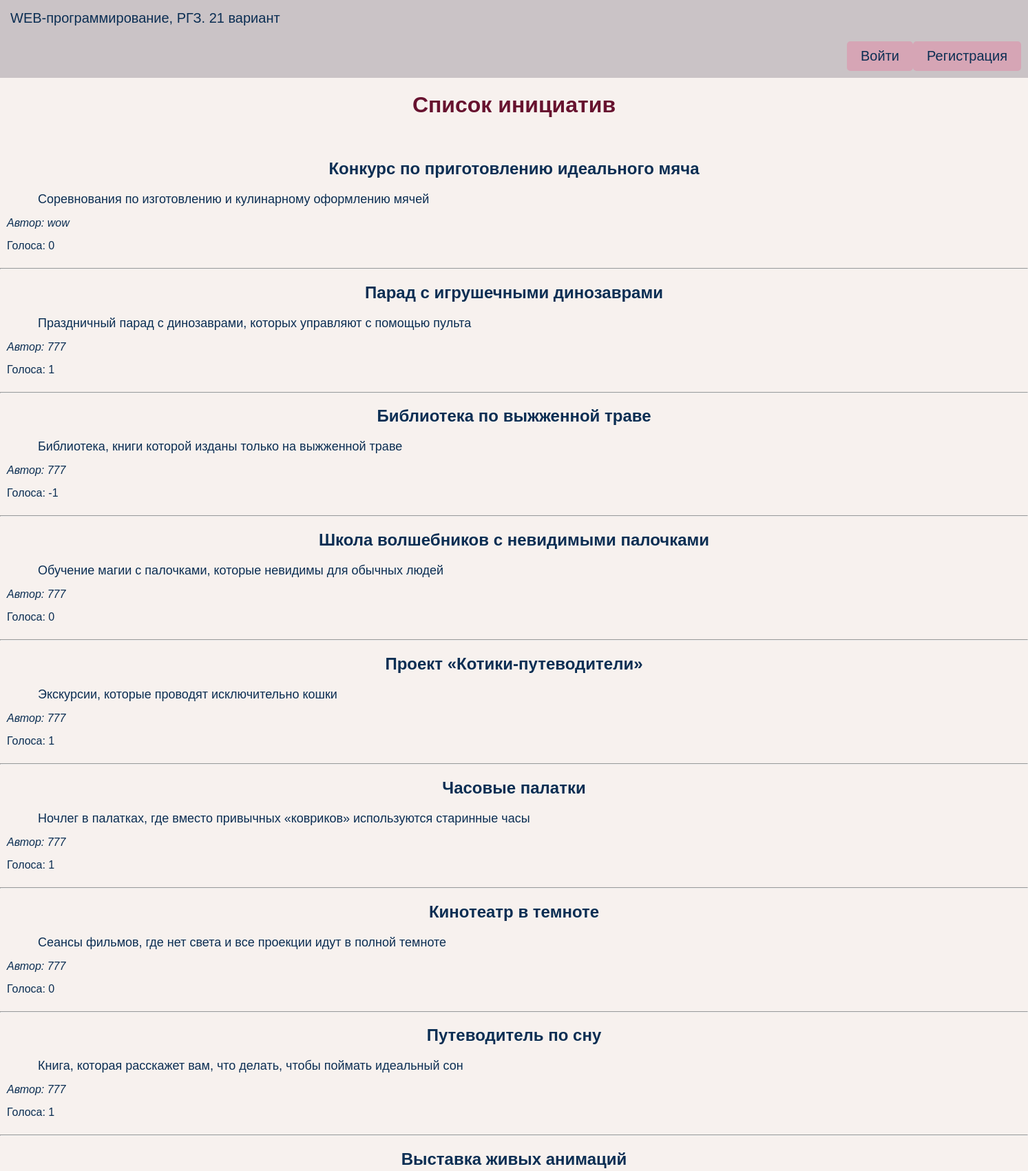
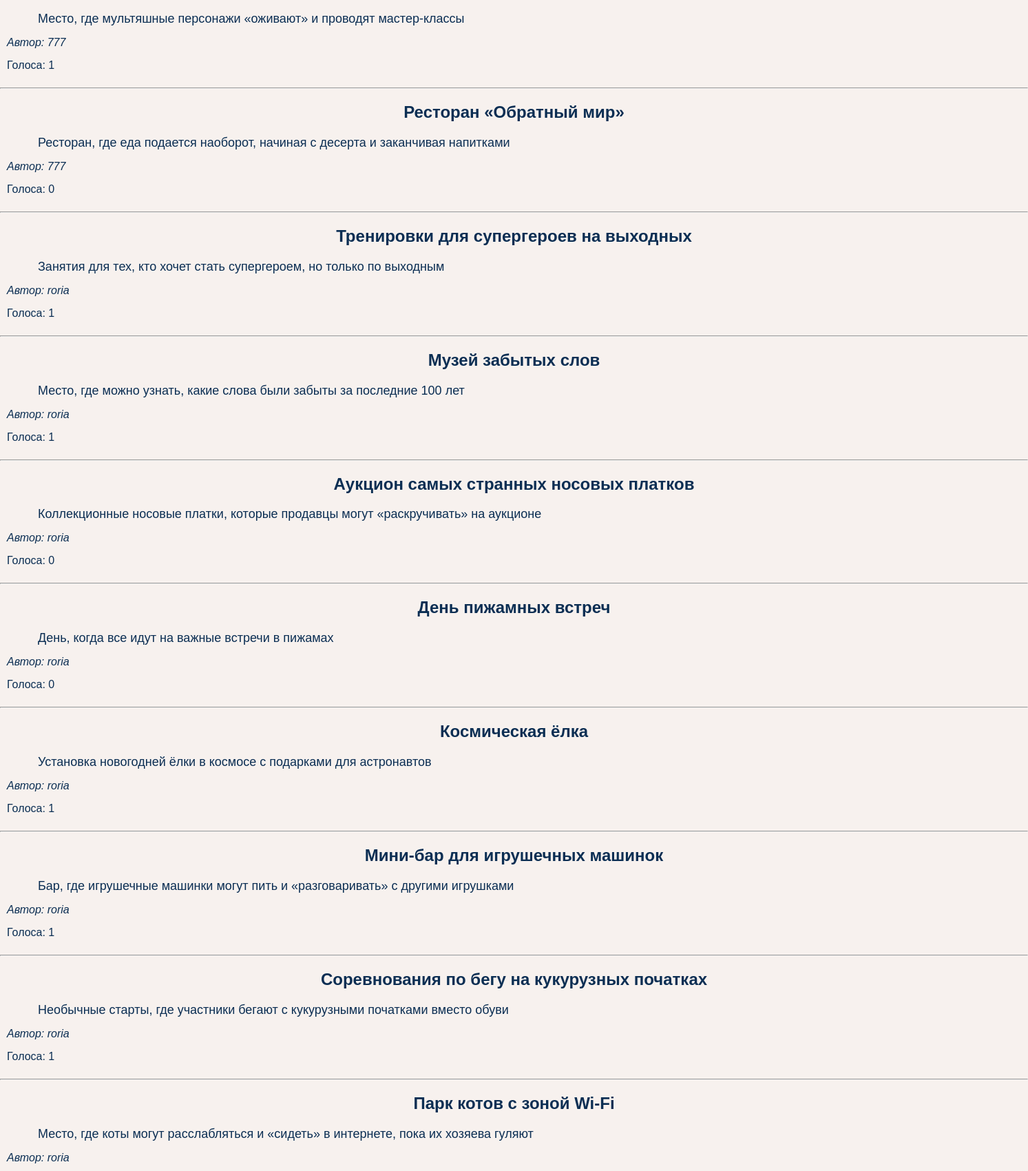
/?page=3 (upper part), run on the app's committed database (2 pictures, top to bottom).
### tables this page shows
CREATE TABLE initiatives (
            id INTEGER PRIMARY KEY AUTOINCREMENT,
            title TEXT NOT NULL,
            content TEXT NOT NULL,
            created_at DATETIME DEFAULT CURRENT_TIMESTAMP,
            author_id INTEGER,
            votes INTEGER DEFAULT 0,
            FOREIGN KEY(author_id) REFERENCES users(id)
        );

CREATE TABLE users (
            id INTEGER PRIMARY KEY AUTOINCREMENT,
            username TEXT NOT NULL UNIQUE,
            password TEXT NOT NULL,
            is_admin INTEGER DEFAULT 0
        );

### app.py (the view)
@app.route('/')
def index():
    page = request.args.get('page', 1, type=int)
    limit = 20
    offset = (page - 1) * limit
    initiatives = get_db().execute("""
        SELECT initiatives.id, initiatives.title, initiatives.content, initiatives.created_at,
               users.username, initiatives.author_id
        FROM initiatives
        LEFT JOIN users ON initiatives.author_id = users.id
        ORDER BY initiatives.created_at DESC
        LIMIT ? OFFSET ?
    """, (limit, offset)).fetchall()
    initiatives_with_votes = []
    for initiative in initiatives:
        initiative_id = initiative['id']
        up_votes = get_db().execute("""
            SELECT COUNT(*) FROM votes WHERE initiative_id = ? AND vote_type = 'up'
        """, (initiative_id,)).fetchone()[0]
        down_votes = get_db().execute("""
            SELECT COUNT(*) FROM votes WHERE initiative_id = ? AND vote_type = 'down'
        """, (initiative_id,)).fetchone()[0]
        initiative_with_votes = {
            **initiative,
            'up_votes': up_votes,
            'down_votes': down_votes,
            'total_votes': up_votes - down_votes
        }
        initiatives_with_votes.append(initiative_with_votes)
    total_initiatives = get_db().execute("""
        SELECT COUNT(*) FROM initiatives
    """).fetchone()[0]
    has_more = total_initiatives > page * limit
    return render_template('index.html', initiatives=initiatives_with_votes, page=page, has_more=has_more, get_db=get_db)

### app.py (called while the page is built)
def get_db():
    conn = sqlite3.connect(DATABASE)
    conn.row_factory = sqlite3.Row
    return conn

### templates/index.html (shortened to what this page needs)
{% extends "base.html" %}
{% block main %}
    <div class="user-panel">
        {% if session.get('username') %}
            <span style="text-align: left; margin-right: 670px; margin-left: 10px">Вы вошли как: <strong>{{ session['username'] }}</strong></span>
            {% if session.get('is_admin') %}
                <a href="{{ url_for('admin_panel') }}" class="button">Админ-таблицы</a>
            {% endif %}
            <a href="{{ url_for('new_initiative') }}" class="button">Добавить инициативу</a>
            <form method="POST" action="{{ url_for('logout') }}" style="display: inline;width:100px">
                <button type="submit" class="button">Выйти</button>
            </form>
        {% else %}
            <a href="{{ url_for('login') }}" style="margin-left: 1220px" class="button">Войти</a>
            <a href="{{ url_for('register') }}" class="button">Регистрация</a>
        {% endif %}
    </div>
    <h1>Список инициатив</h1>
    <br>
    {% for initiative in initiatives %}
    <div>
        <h2>{{ initiative['title'] }}</h2>
        <div style="margin-bottom:15px; margin-left:55px;font-size:18px">{{ initiative['content'] }}</div>
        <div style="margin-bottom:15px; margin-left:10px"><i>Автор: {{ initiative['username'] or 'Неизвестно' }}</i></div>
        <div style="margin-bottom:15px; margin-left:10px">Голоса: {{ initiative['total_votes'] }}</div>
    </div>
    <hr>
    {% endfor %}
    {% endblock %}

### static/main.css (style rules this page uses)
body { font-family: Arial, sans-serif; margin: 0; padding: 0; background-color: #f7f1ee; }
h1, h2 { text-align: center; }
h1 { color: #67122f; }
a.button { display: block; padding: 10px 20px; background-color: #d6a5b5; color:#0b2e53; text-align: center; text-decoration: none; font-size: 20px; border-radius: 5px; border: none; float: right; margin: 10px; }
a.button:link, a.button:visited { text-decoration:none; color:#0b2e53; }
.user-panel { text-align: right; display: flex; justify-content: space-between; align-items: center; margin-bottom: 10px; padding: 10px; left: 0; right: 0; background-color: #cac3c6; }
.user-panel .button { margin: 0px; }

### data on the page
initiatives: title "Конкурс по приготовлению идеального мяча", content "Cоревнования по изготовлению и кулинарному оформлению мячей", username "wow", total_votes "0"
initiatives: title "Парад с игрушечными динозаврами", content "Праздничный парад с динозаврами, которых управляют с помощью пульта", username "777", total_votes "1"
initiatives: title "Библиотека по выжженной траве", content "Библиотека, книги которой изданы только на выжженной траве", username "777", total_votes "-1"
initiatives: title "Школа волшебников с невидимыми палочками", content "Обучение магии с палочками, которые невидимы для обычных людей", username "777", total_votes "0"
initiatives: title "Проект «Котики-путеводители»", content "Экскурсии, которые проводят исключительно кошки", username "777", total_votes "1"
initiatives: title "Часовые палатки", content "Ночлег в палатках, где вместо привычных «ковриков» используются старинные часы", username "777", total_votes "1"
initiatives: title "Кинотеатр в темноте", content "Сеансы фильмов, где нет света и все проекции идут в полной темноте", username "777", total_votes "0"
initiatives: title "Путеводитель по сну", content "Книга, которая расскажет вам, что делать, чтобы поймать идеальный сон", username "777", total_votes "1"
initiatives: title "Выставка живых анимаций", content "Место, где мультяшные персонажи «оживают» и проводят мастер-классы", username "777", total_votes "1"
initiatives: title "Ресторан «Обратный мир»", content "Ресторан, где еда подается наоборот, начиная с десерта и заканчивая напитками", username "777", total_votes "0"
initiatives: title "Тренировки для супергероев на выходных", content "Занятия для тех, кто хочет стать супергероем, но только по выходным", username "roria", total_votes "1"
initiatives: title "Музей забытых слов", content "Место, где можно узнать, какие слова были забыты за последние 100 лет", username "roria", total_votes "1"
initiatives: title "Аукцион самых странных носовых платков", content "Коллекционные носовые платки, которые продавцы могут «раскручивать» на аукционе", username "roria", total_votes "0"
initiatives: title "День пижамных встреч", content "День, когда все идут на важные встречи в пижамах", username "roria", total_votes "0"
initiatives: title "Космическая ёлка", content "Установка новогодней ёлки в космосе с подарками для астронавтов", username "roria", total_votes "1"
initiatives: title "Мини-бар для игрушечных машинок", content "Бар, где игрушечные машинки могут пить и «разговаривать» с другими игрушками", username "roria", total_votes "1"
initiatives: title "Соревнования по бегу на кукурузных початках", content "Необычные старты, где участники бегают с кукурузными початками вместо обуви", username "roria", total_votes "1"
initiatives: title "Парк котов с зоной Wi-Fi", content "Место, где коты могут расслабляться и «сидеть» в интернете, пока их хозяева гуляют", username "roria"
